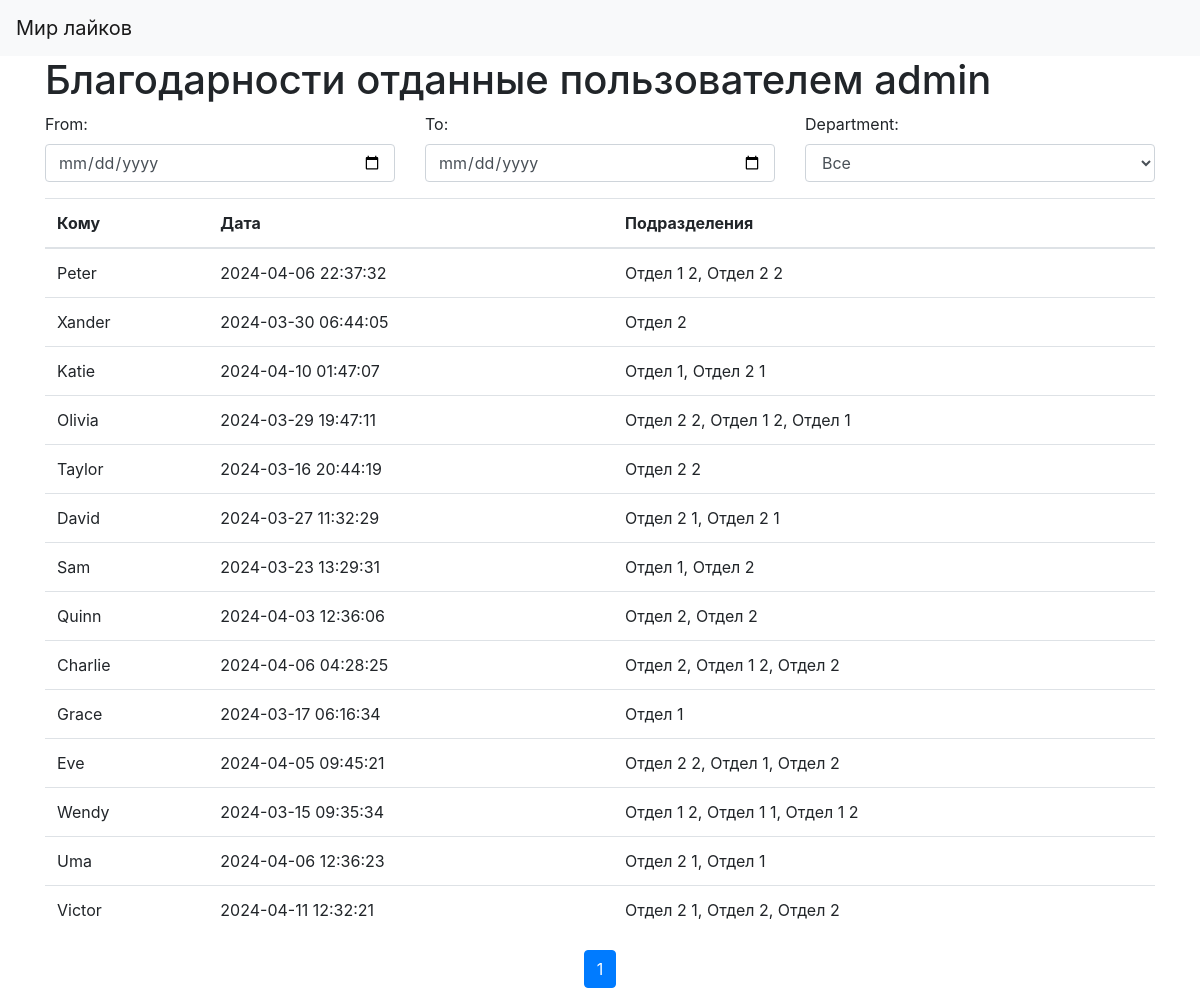
Screenshot of /thanks-given.php?id=1 with the database file from the repository.
### tables this page shows
CREATE TABLE User (
                id INTEGER PRIMARY KEY,
                name TEXT,
                password TEXT);

CREATE TABLE Thank (
                id INTEGER PRIMARY KEY,
                user_from_id INTEGER,
                user_to_id INTEGER,
                date DATETIME,
                FOREIGN KEY(user_from_id) REFERENCES User(id),
                FOREIGN KEY(user_to_id) REFERENCES User(id));

### database.php (called while the page is built, shortened)
<?php
function db_getUserById($userId) {
    $db = new PDO('sqlite:mydatabase.db');
    $query = $db->prepare("SELECT * FROM User WHERE id = :id");
    $query->bindParam(':id', $userId);
    $query->execute();
    $user = $query->fetch(PDO::FETCH_ASSOC);
    return $user;
}
function db_given_thanks($user_from_id) {
    $db = new PDO('sqlite:mydatabase.db');
    $query = $db->prepare("SELECT * FROM Thank WHERE user_from_id = :user_from_id");
    $query->bindParam(':user_from_id', $user_from_id);
    $query->execute();
    $thanks = $query->fetchAll(PDO::FETCH_ASSOC);
    return $thanks;
}
function db_getUserDepartments($userId) {
    $db = new PDO('sqlite:mydatabase.db');
    $query = $db->prepare("SELECT Department.name FROM Department
                               INNER JOIN User_Department ON Department.id = User_Department.department_id
                               WHERE User_Department.user_id = :userId");
    $query->bindParam(':userId', $userId);
    $query->execute();
    $departments = $query->fetchAll(PDO::FETCH_COLUMN);
    return $departments;
}

### functions.php (called while the page is built, shortened)
<?php
function filterThanksByDepartmentGiven($thanks, $department_id) {
    $db = new PDO('sqlite:mydatabase.db');
    $query = "SELECT * FROM Thank
              WHERE user_to_id IN (
                  SELECT user_id FROM User_Department
                  WHERE department_id = :department_id
              ) OR :department_id IS NULL";
    $query = $db->prepare($query);
    $query->bindValue(':department_id', $department_id);
    $query->execute();
    $filteredThanks = $query->fetchAll(PDO::FETCH_ASSOC);
    $thanksIds = array_column($thanks, 'id');
    $filteredThanks = array_filter($filteredThanks, function ($item) use ($thanksIds) {
        return in_array($item['id'], $thanksIds);
    });
    return $filteredThanks;
}
function pageFilter($thanks, $currentPage) {
    $itemsPerPage = 20;
    $totalItems = count($thanks);
    $totalPages = ceil($totalItems / $itemsPerPage);
    $offset = ($currentPage - 1) * $itemsPerPage;
    $pagedArray = array_slice($thanks, $offset, $itemsPerPage);
    return [
        'thanks' => $pagedArray,
        'total_pages' => $totalPages
    ];
}

### thanks-given.php (the view, shortened to what this page needs)
<?php
require_once 'database.php';
require_once 'functions.php';
$user_id = $_GET['id'];
$currentPage = $_GET['page'] ?? 1;
$current_department = $_GET['department'] ?? null;
$dateFrom = $_GET['dateFrom'] ?? null;
$dateTo = $_GET['dateTo'] ?? null;
$user = db_getUserById($user_id);
$thanks = db_given_thanks($user_id);
$thanks = filterThanksByDate($thanks, $dateFrom, $dateTo);
$thanks = filterThanksByDepartmentGiven($thanks, $current_department);
$thanks = pageFilter($thanks, $currentPage);
?>
<!DOCTYPE html>
<html lang="en">
<head>
    <link href="https://stackpath.bootstrapcdn.com/bootstrap/4.5.2/css/bootstrap.min.css" rel="stylesheet">
</head>
<body>
<nav class="navbar navbar-expand-lg navbar-light bg-light">
    <a class="navbar-brand" href="/">Мир лайков</a>
</nav>
<div class="container">
    <h1>Благодарности отданные пользователем <?php echo $user['name']; ?></h1>
    <div class="row mb-3">
        <div class="col-md-4">
            <label for="dateFrom">From:</label>
            <input type="date" class="form-control" id="dateFrom" value="<?php echo isset($_GET['dateFrom']) ? date('Y-m-d', $_GET['dateFrom']) : ''; ?>">
        </div>
        <div class="col-md-4">
            <label for="dateTo">To:</label>
            <input type="date" class="form-control" id="dateTo" value="<?php echo isset($_GET['dateTo']) ? date('Y-m-d', $_GET['dateTo']) : ''; ?>">
        </div>
        <div class="col-md-4">
            <label for="department">Department:</label>
            <select class="form-control" id="department">
                <option value="">Все</option>
            </select>
        </div>
    </div>
    <table class="table">
        <thead>
        <tr>
            <th>Кому</th>
            <th>Дата</th>
            <th>Подразделения</th>
        </tr>
        </thead>
        <tbody id="tableBody">
        <?php foreach ($thanks['thanks'] as $thank) {
            $to_user = db_getUserById($thank['user_to_id']);
            $departments = db_getUserDepartments($to_user['id']);
            $departments = implode(", ", $departments);
            ?>
            <tr>
                <td><?php echo $to_user['name']?></td>
                <td><?php echo $thank['date']?></td>
                <td><?php echo $departments?></td>
            </tr>
            <?php
        }?>
        </tbody>
    </table>
    <ul class="pagination justify-content-center" id="pagination">
        <?php for ($i = 1; $i <= $thanks['total_pages']; $i++) {
            $activeClass = ($i == $currentPage) ? ' active' : '';
            echo '<li class="page-item' . $activeClass . '"><a class="page-link" value="' . $i . '">' . $i . '</a></li>';
        }?>
    </ul>
</div>
</body>
</html>

### rows the page displays
user: name "admin"
thank: user_to.name "Peter", date "2024-04-06 22:37:32", departments "Отдел 1 2, Отдел 2 2"
thank: user_to.name "Xander", date "2024-03-30 06:44:05", departments "Отдел 2"
thank: user_to.name "Katie", date "2024-04-10 01:47:07", departments "Отдел 1, Отдел 2 1"
thank: user_to.name "Olivia", date "2024-03-29 19:47:11", departments "Отдел 2 2, Отдел 1 2, Отдел 1"
thank: user_to.name "Taylor", date "2024-03-16 20:44:19", departments "Отдел 2 2"
thank: user_to.name "David", date "2024-03-27 11:32:29", departments "Отдел 2 1, Отдел 2 1"
thank: user_to.name "Sam", date "2024-03-23 13:29:31", departments "Отдел 1, Отдел 2"
thank: user_to.name "Quinn", date "2024-04-03 12:36:06", departments "Отдел 2, Отдел 2"
thank: user_to.name "Charlie", date "2024-04-06 04:28:25", departments "Отдел 2, Отдел 1 2, Отдел 2"
thank: user_to.name "Grace", date "2024-03-17 06:16:34", departments "Отдел 1"
thank: user_to.name "Eve", date "2024-04-05 09:45:21", departments "Отдел 2 2, Отдел 1, Отдел 2"
thank: user_to.name "Wendy", date "2024-03-15 09:35:34", departments "Отдел 1 2, Отдел 1 1, Отдел 1 2"
thank: user_to.name "Uma", date "2024-04-06 12:36:23", departments "Отдел 2 1, Отдел 1"
thank: user_to.name "Victor", date "2024-04-11 12:32:21", departments "Отдел 2 1, Отдел 2, Отдел 2"
